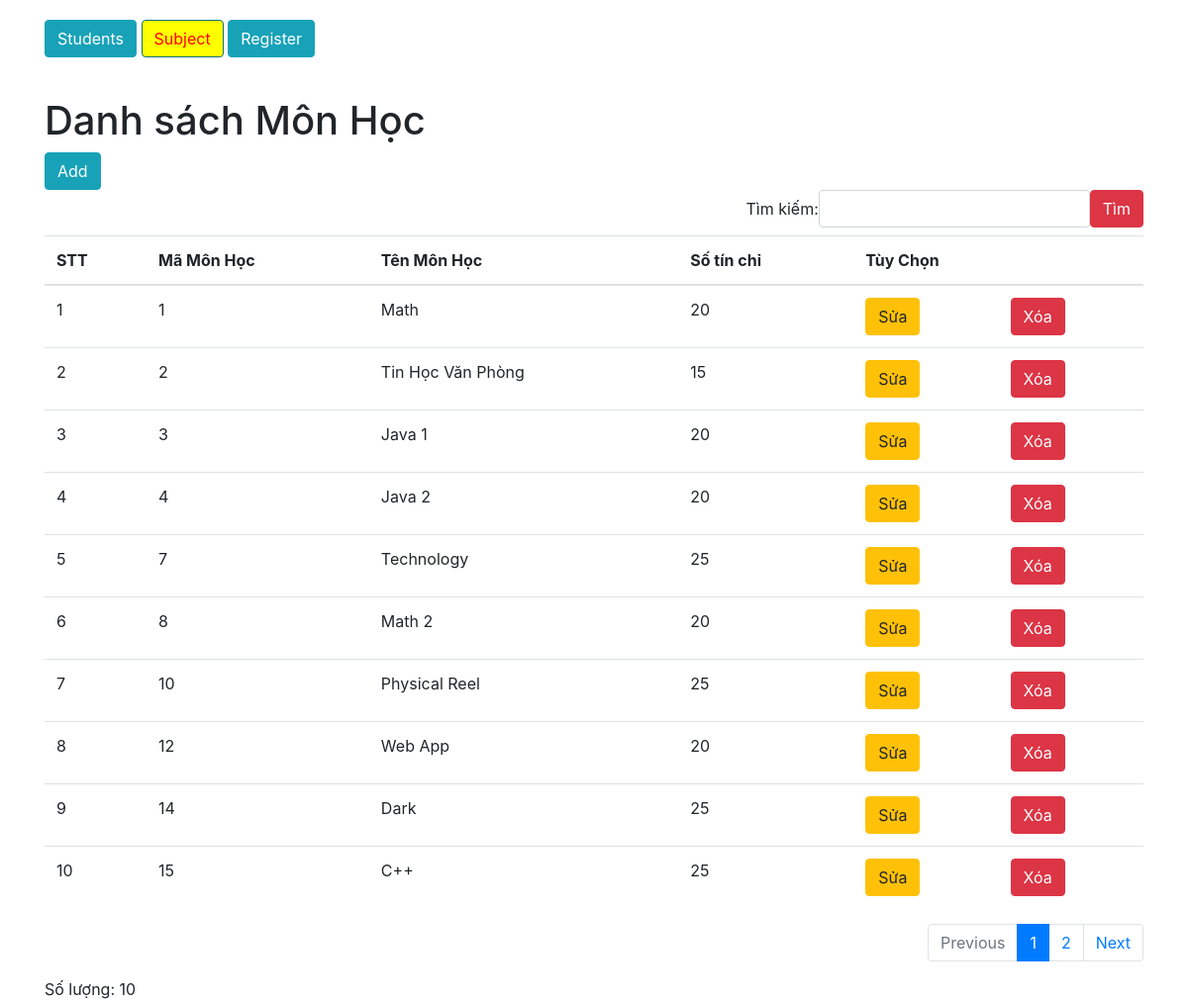
The app's page /?c=subject with its own data.
### tables this page shows
CREATE TABLE `subject`  (
  `id` int(11) NOT NULL AUTO_INCREMENT,
  `name` varchar(255) NOT NULL,
  `ects` int(255) NOT NULL,
  PRIMARY KEY (`id`) USING BTREE
);

### controller/SubjectController.php (called while the page is built, shortened)
<?php
class SubjectController {
    function index() {
        $search = $_GET['search'] ?? NULL;
        $page = PAGE;
        $item_per_page = ITEM_PER_PAGE;
        if ($search) {
            $action = new SubjectRepository;
            $subjects = $action->getByPattern($search, $page, $item_per_page);
            $totalRows = $action->getByPattern($search);
        } else {
            $action = new SubjectRepository;
            $subjects = $action->getAll($page, $item_per_page);
            $totalRows = $action->getAll();
        }
        require 'view/subject/index.php';
    }
}
?>

### index.php (called while the page is built, shortened)
<?php
$a = $_GET['a'] ?? 'index';
$controller = new $controllerName;
$controller->$a();
?>

### model/subject/SubjectRepository.php (called while the page is built, shortened)
<?php
class SubjectRepository {
    protected function fetch($cond, $limit) {
        global $conn;
        $subjects = [];
        $sqlQuery = "SELECT * FROM subject";
        if ($limit) {
            $sqlQuery .= " $limit";
        }
        $result = $conn->query($sqlQuery);
        if ($result->num_rows > 0) {
            while ($row = $result->fetch_assoc()) {
                $id = $row['id'];
                $name = $row['name'];
                $ects = $row['ects'];
                $subject = new Subject($id, $name, $ects);
                $subjects[] = $subject;
            }
        }
        return $subjects;
    }
    function buildLimit($page, $item_per_page) {
        $limit = NULL;
        if ($page && $item_per_page) {
            $start_index = ($page - 1) * $item_per_page;
            $limit = "LIMIT $start_index, $item_per_page";
        }
        return $limit;
    }
    function getAll($page=NULL, $item_per_page=NULL) {
        $cond = NULL;
        $limit = $this->buildLimit($page, $item_per_page);
        $subjects = $this->fetch($cond, $limit);
        return $subjects;
    }
}
?>

### model/subject/Subject.php (called while the page is built, shortened)
<?php
class Subject {
    function __construct($id, $name, $ects)
    {
        $this->id = $id;
        $this->name = $name;
        $this->ects = $ects;
    }
}
?>

### view/subject/index.php (the view)
<?php require 'view/layout/header.php' ?>
<h1>Danh sách Môn Học</h1>
<a href="?c=subject&a=create" class="btn btn-info">Add</a>
<?php require 'view/layout/search.php' ?>
<table class="table table-hover">
    <thead>
        <tr>
            <th>STT</th>
            <th>Mã Môn Học</th>
            <th>Tên Môn Học</th>
            <th>Số tín chỉ</th>
            <th colspan="2">Tùy Chọn</th>
        </tr>
    </thead>
    <tbody>
        <?php
        $serial = 0;
        foreach ($subjects as $subject) :
            $serial++;
        ?>
            <tr>
                <td><?= $serial ?></td>
                <td><?= $subject->id ?></td>
                <td><?= $subject->name ?></td>
                <td><?= $subject->ects ?></td>
                <td><a class="btn btn-warning" href="?c=subject&a=edit&id=<?= $subject->id ?>">Sửa</a></td>
                <td>
                    <button type="button" class="btn btn-danger delete" data-href="?c=subject&a=destroy&id=<?= $subject->id ?>&name=<?= $subject->name ?>" data-toggle="modal" data-target="#exampleModal">
                        Xóa
                    </button>
                </td>
            </tr>
        <?php endforeach ?>
    </tbody>
</table>
<?php require 'view/layout/pagination.php' ?>
<div>
    <span>Số lượng: <?= count($subjects) ?></span>
</div>
<?php require 'view/layout/footer.php' ?>

### records on screen
subject: id "1", name "Math", ects "20"
subject: id "2", name "Tin Học Văn Phòng", ects "15"
subject: id "3", name "Java 1", ects "20"
subject: id "4", name "Java 2", ects "20"
subject: id "7", name "Technology", ects "25"
subject: id "8", name "Math 2", ects "20"
subject: id "10", name "Physical Reel", ects "25"
subject: id "12", name "Web App", ects "20"
subject: id "14", name "Dark", ects "25"
subject: id "15", name "C++", ects "25"

### other values on screen
count($subjects) "10"
